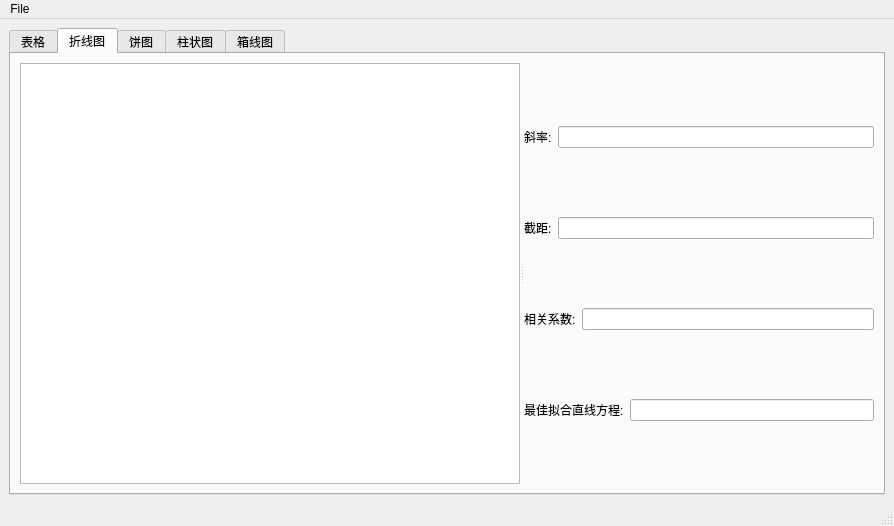
<?xml version="1.0" encoding="UTF-8"?>
<ui version="4.0">
 <class>ThreeLayer</class>
 <widget class="QMainWindow" name="ThreeLayer">
  <property name="geometry">
   <rect>
    <x>0</x>
    <y>0</y>
    <width>894</width>
    <height>526</height>
   </rect>
  </property>
  <property name="windowTitle">
   <string>ThreeLayer</string>
  </property>
  <widget class="QWidget" name="centralwidget">
   <layout class="QVBoxLayout" name="verticalLayout">
    <item>
     <widget class="QTabWidget" name="tabWidget">
      <property name="styleSheet">
       <string notr="true"/>
      </property>
      <property name="currentIndex">
       <number>1</number>
      </property>
      <widget class="QWidget" name="tabTable">
       <attribute name="title">
        <string>表格</string>
       </attribute>
       <layout class="QVBoxLayout" name="verticalLayout_2">
        <item>
         <widget class="QTableView" name="tableView">
          <property name="styleSheet">
           <string notr="true"/>
          </property>
         </widget>
        </item>
       </layout>
      </widget>
      <widget class="QWidget" name="tabLineChartView">
       <attribute name="title">
        <string>折线图</string>
       </attribute>
       <layout class="QVBoxLayout" name="verticalLayout_9">
        <item>
         <widget class="QSplitter" name="splitter_3">
          <property name="orientation">
           <enum>Qt::Horizontal</enum>
          </property>
          <widget class="QChartView" name="LineChart">
           <property name="minimumSize">
            <size>
             <width>500</width>
             <height>0</height>
            </size>
           </property>
          </widget>
          <widget class="QWidget" name="layoutWidget">
           <layout class="QVBoxLayout" name="verticalLayout_3">
            <item>
             <layout class="QHBoxLayout" name="horizontalLayout_11">
              <item>
               <widget class="QLabel" name="label_11">
                <property name="text">
                 <string>斜率:</string>
                </property>
               </widget>
              </item>
              <item>
               <widget class="QLineEdit" name="lineEdit_11"/>
              </item>
             </layout>
            </item>
            <item>
             <layout class="QHBoxLayout" name="horizontalLayout_12">
              <item>
               <widget class="QLabel" name="label_12">
                <property name="text">
                 <string>截距:</string>
                </property>
               </widget>
              </item>
              <item>
               <widget class="QLineEdit" name="lineEdit_12"/>
              </item>
             </layout>
            </item>
            <item>
             <layout class="QHBoxLayout" name="horizontalLayout_13">
              <item>
               <widget class="QLabel" name="label_13">
                <property name="text">
                 <string>相关系数:</string>
                </property>
               </widget>
              </item>
              <item>
               <widget class="QLineEdit" name="lineEdit_13"/>
              </item>
             </layout>
            </item>
            <item>
             <layout class="QHBoxLayout" name="horizontalLayout_14">
              <item>
               <widget class="QLabel" name="label_14">
                <property name="text">
                 <string>最佳拟合直线方程:</string>
                </property>
               </widget>
              </item>
              <item>
               <widget class="QLineEdit" name="lineEdit_14"/>
              </item>
             </layout>
            </item>
           </layout>
          </widget>
         </widget>
        </item>
       </layout>
      </widget>
      <widget class="QWidget" name="tabPie">
       <attribute name="title">
        <string>饼图</string>
       </attribute>
       <layout class="QVBoxLayout" name="verticalLayout_8">
        <item>
         <widget class="QSplitter" name="splitter_2">
          <property name="orientation">
           <enum>Qt::Horizontal</enum>
          </property>
          <widget class="QChartView" name="PieView">
           <property name="minimumSize">
            <size>
             <width>500</width>
             <height>400</height>
            </size>
           </property>
          </widget>
          <widget class="QWidget" name="layoutWidget">
           <layout class="QVBoxLayout" name="verticalLayout_4">
            <item>
             <layout class="QHBoxLayout" name="horizontalLayout_8">
              <item>
               <widget class="QLabel" name="label_8">
                <property name="text">
                 <string>Mean: </string>
                </property>
               </widget>
              </item>
              <item>
               <widget class="QLineEdit" name="lineEdit_8"/>
              </item>
             </layout>
            </item>
            <item>
             <layout class="QHBoxLayout" name="horizontalLayout_9">
              <item>
               <widget class="QLabel" name="label_9">
                <property name="text">
                 <string>Median: </string>
                </property>
               </widget>
              </item>
              <item>
               <widget class="QLineEdit" name="lineEdit_9"/>
              </item>
             </layout>
            </item>
            <item>
             <layout class="QHBoxLayout" name="horizontalLayout_10">
              <item>
               <widget class="QLabel" name="label_10">
                <property name="text">
                 <string>Mode(s): </string>
                </property>
               </widget>
              </item>
              <item>
               <widget class="QLineEdit" name="lineEdit_10"/>
              </item>
             </layout>
            </item>
           </layout>
          </widget>
         </widget>
        </item>
       </layout>
      </widget>
      <widget class="QWidget" name="tabBar">
       <attribute name="title">
        <string>柱状图</string>
       </attribute>
       <layout class="QVBoxLayout" name="verticalLayout_5">
        <item>
         <widget class="QChartView" name="BarView"/>
        </item>
       </layout>
      </widget>
      <widget class="QWidget" name="tabBox">
       <attribute name="title">
        <string>箱线图</string>
       </attribute>
       <layout class="QVBoxLayout" name="verticalLayout_7">
        <item>
         <widget class="QSplitter" name="splitter">
          <property name="orientation">
           <enum>Qt::Horizontal</enum>
          </property>
          <widget class="QChartView" name="BoxPlot">
           <property name="minimumSize">
            <size>
             <width>310</width>
             <height>329</height>
            </size>
           </property>
          </widget>
          <widget class="QWidget" name="layoutWidget">
           <layout class="QVBoxLayout" name="verticalLayout_6">
            <item>
             <layout class="QHBoxLayout" name="horizontalLayout">
              <item>
               <widget class="QLabel" name="label">
                <property name="text">
                 <string>Standard Deviation:</string>
                </property>
               </widget>
              </item>
              <item>
               <widget class="QLineEdit" name="lineEdit"/>
              </item>
             </layout>
            </item>
            <item>
             <layout class="QHBoxLayout" name="horizontalLayout_2">
              <item>
               <widget class="QLabel" name="label_2">
                <property name="text">
                 <string>Q1: </string>
                </property>
               </widget>
              </item>
              <item>
               <widget class="QLineEdit" name="lineEdit_2"/>
              </item>
             </layout>
            </item>
            <item>
             <layout class="QHBoxLayout" name="horizontalLayout_3">
              <item>
               <widget class="QLabel" name="label_3">
                <property name="text">
                 <string>Q3: </string>
                </property>
               </widget>
              </item>
              <item>
               <widget class="QLineEdit" name="lineEdit_3"/>
              </item>
             </layout>
            </item>
            <item>
             <layout class="QHBoxLayout" name="horizontalLayout_4">
              <item>
               <widget class="QLabel" name="label_4">
                <property name="text">
                 <string>IQR: </string>
                </property>
               </widget>
              </item>
              <item>
               <widget class="QLineEdit" name="lineEdit_4"/>
              </item>
             </layout>
            </item>
            <item>
             <layout class="QHBoxLayout" name="horizontalLayout_5">
              <item>
               <widget class="QLabel" name="label_5">
                <property name="text">
                 <string>10th Percentile: </string>
                </property>
               </widget>
              </item>
              <item>
               <widget class="QLineEdit" name="lineEdit_5"/>
              </item>
             </layout>
            </item>
            <item>
             <layout class="QHBoxLayout" name="horizontalLayout_6">
              <item>
               <widget class="QLabel" name="label_6">
                <property name="text">
                 <string>50th Percentile: </string>
                </property>
               </widget>
              </item>
              <item>
               <widget class="QLineEdit" name="lineEdit_6"/>
              </item>
             </layout>
            </item>
            <item>
             <layout class="QHBoxLayout" name="horizontalLayout_7">
              <item>
               <widget class="QLabel" name="label_7">
                <property name="text">
                 <string>90th Percentile: </string>
                </property>
               </widget>
              </item>
              <item>
               <widget class="QLineEdit" name="lineEdit_7"/>
              </item>
             </layout>
            </item>
           </layout>
          </widget>
         </widget>
        </item>
       </layout>
      </widget>
     </widget>
    </item>
   </layout>
  </widget>
  <widget class="QMenuBar" name="menubar">
   <property name="geometry">
    <rect>
     <x>0</x>
     <y>0</y>
     <width>894</width>
     <height>25</height>
    </rect>
   </property>
   <widget class="QMenu" name="menuFile">
    <property name="title">
     <string>File</string>
    </property>
    <addaction name="action_csv"/>
    <addaction name="dbConnAct"/>
    <addaction name="action_excel"/>
   </widget>
   <addaction name="menuFile"/>
  </widget>
  <widget class="QStatusBar" name="statusbar"/>
  <action name="action_csv">
   <property name="text">
    <string>读取文件 （.csv）</string>
   </property>
   <property name="menuRole">
    <enum>QAction::NoRole</enum>
   </property>
  </action>
  <action name="LineChartAct">
   <property name="text">
    <string>折线图</string>
   </property>
   <property name="menuRole">
    <enum>QAction::NoRole</enum>
   </property>
  </action>
  <action name="BarChartAct">
   <property name="text">
    <string>柱状图</string>
   </property>
   <property name="menuRole">
    <enum>QAction::NoRole</enum>
   </property>
  </action>
  <action name="ScatterPlotAct">
   <property name="text">
    <string>散点图</string>
   </property>
   <property name="menuRole">
    <enum>QAction::NoRole</enum>
   </property>
  </action>
  <action name="dbConnAct">
   <property name="text">
    <string>获取数据库（mysql）</string>
   </property>
   <property name="menuRole">
    <enum>QAction::NoRole</enum>
   </property>
  </action>
  <action name="action_excel">
   <property name="text">
    <string>读取Excel（.xlsx）</string>
   </property>
   <property name="menuRole">
    <enum>QAction::NoRole</enum>
   </property>
  </action>
  <action name="PieAct">
   <property name="text">
    <string>饼图</string>
   </property>
   <property name="menuRole">
    <enum>QAction::NoRole</enum>
   </property>
  </action>
 </widget>
 <customwidgets>
  <customwidget>
   <class>QChartView</class>
   <extends>QGraphicsView</extends>
   <header location="global">qchartview.h</header>
  </customwidget>
 </customwidgets>
 <resources/>
 <connections/>
</ui>
